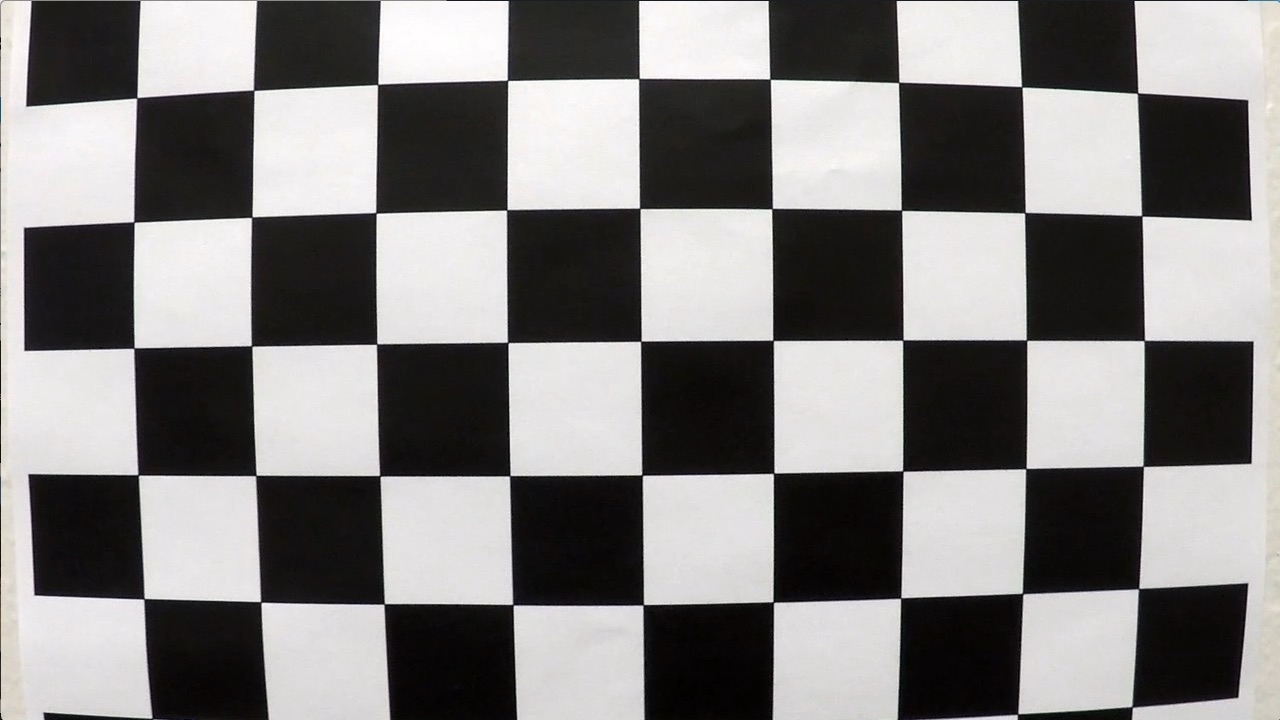
#> input picture camera_cal/calibration1.jpg, 1280 x 720 px; its folder holds only this picture in this run; the run also reads 1 picture not shown here
$ jupyter execute --allow-errors Advanced_Lane_Finding.ipynb   (shell and % lines are left out)   (older library calls are emulated)
#> lines starting #> are read from the running program, lines starting #| are printed output that depends on the picture; after the words box and inside, x2 and y2 are one past the last pixel; in counts of white or black regions, pixels touching at a corner belong together
Import required packages

[cell 1]
import numpy as np
import cv2
import matplotlib.pyplot as plt
import matplotlib.image as mpimg
import pickle
import glob

## Step 0. Load Images

[cell 2]
# Load Calibration Images
cal_images = []
cal_images_f = glob.glob('./camera_cal/calibration*.jpg') # Load 20 given images
for file in cal_images_f:
    cal_images.append(mpimg.imread(file))
    #cal_images.append(cv2.imread(file))

## Step 1. Camera Calibration

[cell 3]
def calibrate_cam(cal_imgs):
    # Arrays to store object and image pts
    nx = 9
    ny = 6
    TestChessDraw = False
    obj_pts = []
    img_pts = []
    # Perpare object points
    objp = np.zeros((ny*nx,3), np.float32)
    objp[:,:2] = np.mgrid[0:nx, 0:ny].T.reshape(-1,2)

    for img in cal_imgs:
        # convert to gray scale
        gray = cv2.cvtColor(img, cv2.COLOR_RGB2GRAY )

        #termination criteria
        criteria = (cv2.TERM_CRITERIA_EPS + cv2.TERM_CRITERIA_MAX_ITER, 30, 0.001)

        # Find chessboard corners
        ret, corners = cv2.findChessboardCorners(gray, (nx,ny), None)

        # If corners found, add object points and and image points

        if ret == True:
            obj_pts.append(objp)
            #corners2 = cv2.cornerSubPix(gray,corners,(11,11),(-1,-1),criteria)
            img_pts.append(corners)

            # Test First Image
            if TestChessDraw == True:
                chess_test_img = cv2.drawChessboardCorners(img, (8,6), corners, ret)
                plt.imshow(chess_test_img)
                TestChessDraw = False
#> this loop made 1 pass
#> (criteria, ret) on pass 1: ((3, 30, 0.001), False)
#> after the loop, TestChessDraw = False; img_pts = []; obj_pts = []
    # Get calibration parameters
    ret, mtx, dist, rvecs, tvecs = cv2.calibrateCamera(obj_pts, img_pts, gray.shape[::-1], None, None)
    return ret, mtx, dist, rvecs, tvecs

# Test calibration
#> (the rest of this cell did not finish here and is left out)

## Step 2. Undistort Images

[cell 4]
# Load Test Images
test_images = []
test_images_f = glob.glob('./test_images/test*.jpg')
for file in test_images_f:
    test_images.append(mpimg.imread(file))

TestOnImages = True
if TestOnImages:
    # Check just ten images
    f, axarr = plt.subplots(2, 6, figsize =(23,5))
    for ind, image in enumerate(test_images):
        axarr[0,ind].imshow(image)
        axarr[1,ind].imshow(undistort(image))
        axarr[0, ind].axis('off')
        axarr[1, ind].axis('off')
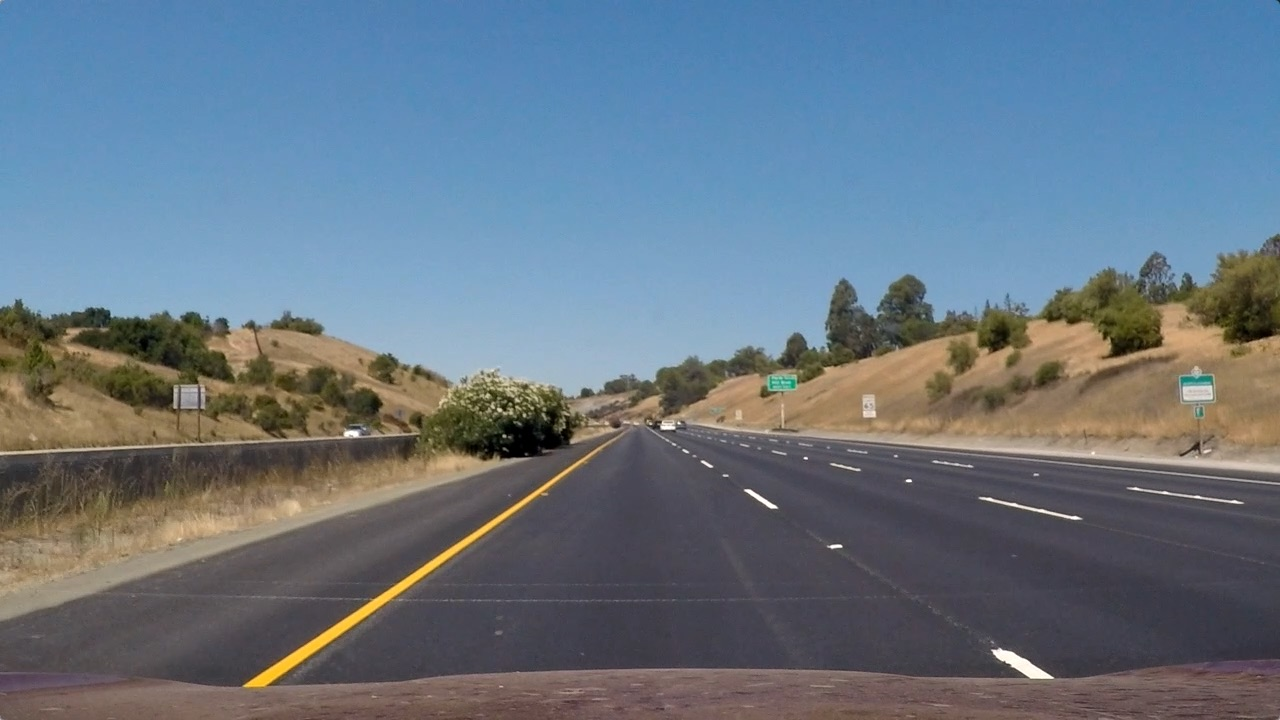
#> input picture test_images/straight_lines1.jpg, 1280 x 720 px

## Step 3. Color / Gradient Threshold

[cell 5]
def hls_select(img, chan = 's', thresh=(0, 255)):
#> called with chan = 's', thresh = (40, 255)
    hls = cv2.cvtColor(img, cv2.COLOR_RGB2HLS)
#> hls: shape (720, 1280, 3); mean of channels 0, 1, 2 85.5, 117, 67
#> img is the input picture: shape (720, 1280, 3); mean R, G, B 103.2, 117.7, 131.2
    if chan == 'h':
        channel = hls[:,:,0]
    elif chan == 'l':
        channel = hls[:,:,1]
    elif chan == 's':
        channel = hls[:,:,2]
    hls_binary = np.zeros_like(channel)
    hls_binary[(channel > thresh[0]) & (channel <= thresh[1])] = 1
    return hls_binary

# [55 lines left out: functions abs_sobel_thresh, mag_thresh, dir_threshold, not called in this run]

[cell 6]
TestOnHLSImages = True
#> (the rest of this cell did not finish here and is left out)

[cell 7]
TestOnSobelImages = True
#> (the rest of this cell did not finish here and is left out)

[cell 8]
TestOnSobelImages = True
#> (the rest of this cell did not finish here and is left out)

## Step 4. Perspective Transformation

[cell 9]
def wrap(img, src_cor, line_length):
    # Grab the image shape
#> called with line_length = 700
    img_size = (img.shape[1], img.shape[0])
    d1 = ((img.shape[1] - line_length)/2, line_length)
    d2 = ((img.shape[1] - line_length)/2, 0)
    d3 = ((img.shape[1] + line_length)/2, 0)
    d4 = ((img.shape[1] + line_length)/2, line_length)
    src = np.array(src_cor, np.float32)
    dst = np.array([d1, d2, d3, d4], np.float32)
    #Calculate the Perspective Transformation Matrix
    M = cv2.getPerspectiveTransform(src, dst)
    #
    warped = cv2.warpPerspective(img, M, img_size, flags=cv2.INTER_LINEAR)
    # Return the resulting image and matrix
    return warped, M

HLSThresholdL = 40
HLSThresholdH = 255
warpIMages =[]
warpIMages.append(mpimg.imread('./test_images/straight_lines1.jpg'))
warpIMages.append(hls_select(warpIMages[0], chan = 's', thresh=(HLSThresholdL,HLSThresholdH)))

src_cor = ((250,680),(592,450),(687,450),(1065,680))
line_length = 700
cv2.line(warpIMages[0],src_cor[0],src_cor[1],(255,0,0),1)
cv2.line(warpIMages[0],src_cor[1],src_cor[2],(255,0,0),1)
cv2.line(warpIMages[0],src_cor[2],src_cor[3],(255,0,0),1)
cv2.line(warpIMages[0],src_cor[3],src_cor[0],(255,0,0),1)

print('C. Testing Perspective Transformation')
titles = ['Original Straight Lines','Binary Original Straight e Lines', 'Warped', 'Binary Warped']
wrapedImg, M = wrap(warpIMages[0], src_cor, line_length)
#> M = [[-0.533, -1.48, 962], [-1.07e-15, -1.89, 849.7], [-8.66e-19, -0.00238, 1]]
wrapedImgGray, M = wrap(warpIMages[1], src_cor, line_length)
#> call 2 of wrap, with line_length = 700
#> in wrap (call 2), `warped = cv2.warpPerspective(img, M, img_size, flags=cv2.INTER_LINEAR)`:
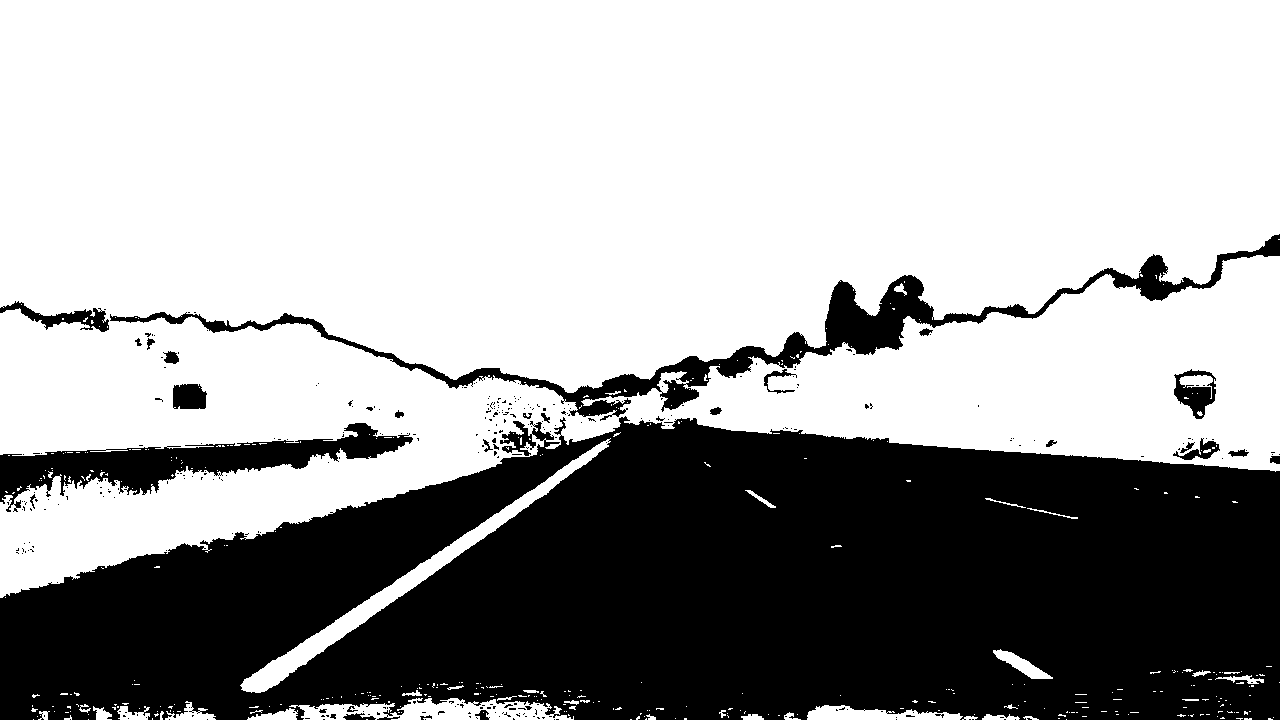
#> img: shape (720, 1280); values 0 (black) and 1 (white), 64.6% white; 318 black regions (290 under 20 px), largest, box (x1, y1, x2, y2) and area: (0, 416, 1280, 720) 292125, (110, 234, 1280, 421) 17244, (0, 423, 413, 512) 11575
warpIMages.append(wrapedImg)
warpIMages.append(wrapedImgGray)

f, axarr = plt.subplots(2, 2, figsize =(30,10))
indices = ((0,0),(1,0),(0,1),(1,1))
for ind, image in enumerate(warpIMages):
    axarr[indices[ind]].imshow(image, cmap = 'gray')
    axarr[indices[ind]].axis('off')
    axarr[indices[ind]].set_title(titles[ind])
#> this loop made 4 passes

## Step 5. Detect Lane Lines

[cell 10]
def findLane(warpedImg, VisualizeHist = True):
    # Take a histogram of the bottom half of the image
#> called with VisualizeHist = False
    histogram = np.sum(warpedImg[int(warpedImg.shape[0]/2):,:], axis=0)
#> histogram = 1280 values, max 346 at index 294, min 0 at index 0, mean 16.48
    # Create an output image to draw on and  visualize the result
    out_img = np.dstack((warpedImg, warpedImg, warpedImg))*255
#> out_img: shape (720, 1280, 3); 5.9% white; 124 white regions (106 under 20 px), largest, box (x1, y1, x2, y2) and area: (258, 0, 368, 705) 50316, (960, 449, 986, 519) 1288, (964, 218, 986, 280) 657
    # Find the peak of the left and right halves of the histogram
    # These will be the starting point for the left and right lines
    midpoint = np.int(histogram.shape[0]/2)
    leftx_base = np.argmax(histogram[:midpoint])
#> leftx_base = 294
    rightx_base = np.argmax(histogram[midpoint:]) + midpoint
#> rightx_base = 968

    # Choose the number of sliding windows
    nwindows = 9
    # Set height of windows
    window_height = np.int(warpedImg.shape[0]/nwindows)
    # Identify the x and y positions of all nonzero pixels in the image
    nonzero = warpedImg.nonzero()
#> nonzero = 54652 positions, rows 0 to 712, columns 0 to 1171
    nonzeroy = np.array(nonzero[0])
    nonzerox = np.array(nonzero[1])
    # Current positions to be updated for each window
    leftx_current = leftx_base
#> leftx_current = 294
    rightx_current = rightx_base
#> rightx_current = 968
    # Set the width of the windows +/- margin
    margin = 100
    # Set minimum number of pixels found to recenter window
    minpix = 50
    # Create empty lists to receive left and right lane pixel indices
    left_lane_inds = []
    right_lane_inds = []

    # Step through the windows one by one
    for window in range(nwindows):
        # Identify window boundaries in x and y (and right and left)
        win_y_low = warpedImg.shape[0] - (window+1)*window_height
        win_y_high = warpedImg.shape[0] - window*window_height
        win_xleft_low = leftx_current - margin
        win_xleft_high = leftx_current + margin
        win_xright_low = rightx_current - margin
        win_xright_high = rightx_current + margin
        # Draw the windows on the visualization image
        cv2.rectangle(out_img,(win_xleft_low,win_y_low),(win_xleft_high,win_y_high),(0,255,0), 2)
        cv2.rectangle(out_img,(win_xright_low,win_y_low),(win_xright_high,win_y_high),(0,255,0), 2)
        # Identify the nonzero pixels in x and y within the window
        good_left_inds = ((nonzeroy >= win_y_low) & (nonzeroy < win_y_high) & (nonzerox >= win_xleft_low) & (nonzerox < win_xleft_high)).nonzero()[0]
        good_right_inds = ((nonzeroy >= win_y_low) & (nonzeroy < win_y_high) & (nonzerox >= win_xright_low) & (nonzerox < win_xright_high)).nonzero()[0]
        # Append these indices to the lists
        left_lane_inds.append(good_left_inds)
        right_lane_inds.append(good_right_inds)
        # If you found > minpix pixels, recenter next window on their mean position
        if len(good_left_inds) > minpix:
            leftx_current = np.int(np.mean(nonzerox[good_left_inds]))
        if len(good_right_inds) > minpix:
            rightx_current = np.int(np.mean(nonzerox[good_right_inds]))
#> this loop made 9 passes
#> (win_xleft_low, win_xleft_high, win_xright_low, win_xright_high, leftx_current, rightx_current) on passes 1, 2, 3, 4, 6, 7: (194, 394, 868, 1068, 303, 961), (203, 403, 861, 1061, 307, 974), (207, 407, 874, 1074, 310, 971), (210, 410, 871, 1071, 313, 972), (211, 411, 872, 1072, 311, 972), (211, 411, 872, 1072, 312, 977)
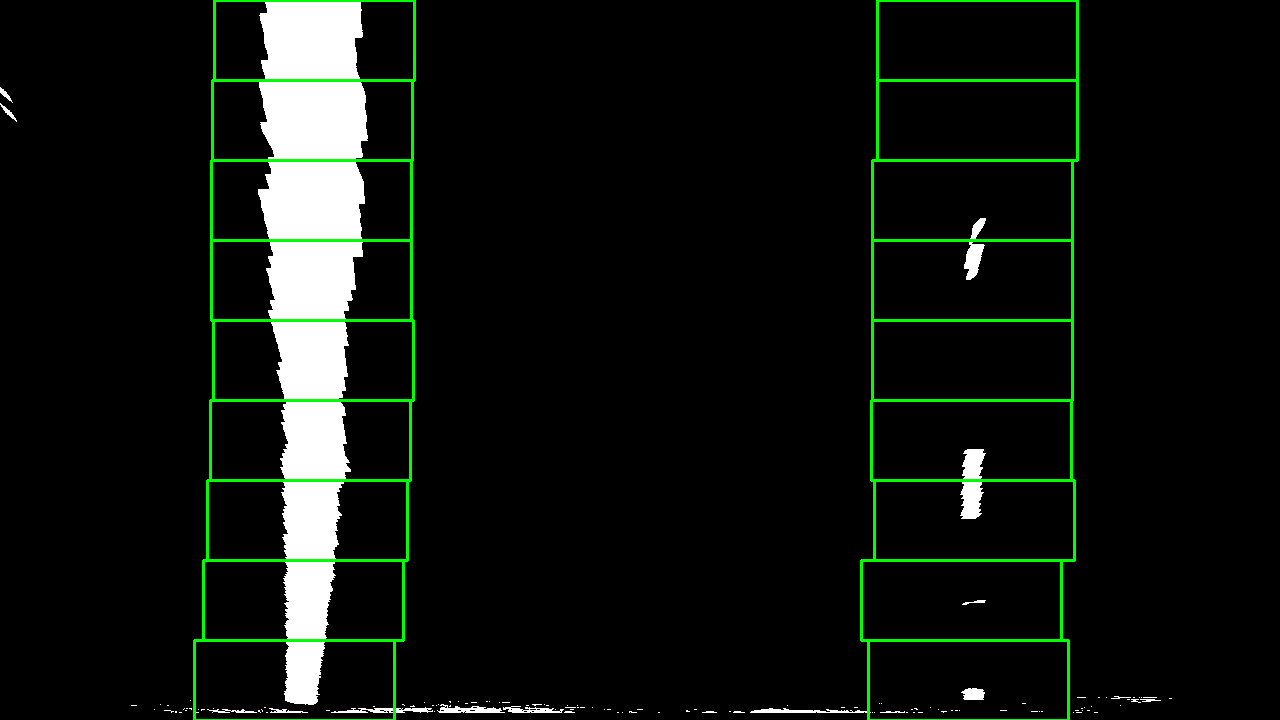
#> out_img: shape (720, 1280, 3); mean of channels 0, 1, 2 14.6, 20, 14.6; drawn as B, G, R
#> after the loop, left_lane_inds = 9 items; right_lane_inds = 9 items

    # Concatenate the arrays of indices
    left_lane_inds = np.concatenate(left_lane_inds)
    right_lane_inds = np.concatenate(right_lane_inds)
#> right_lane_inds = 2324 values, max 54640 at index 327, min 21428 at index 2151, mean 38751.7

    # Extract left and right line pixel positions
    leftx = nonzerox[left_lane_inds]
    lefty = nonzeroy[left_lane_inds]
    rightx = nonzerox[right_lane_inds]
#> rightx = 2324 values, max 1067 at index 261, min 868 at index 289, mean 971.1
    righty = nonzeroy[right_lane_inds]
#> righty = 2324 values, max 712 at index 289, min 218 at index 2151, mean 450.5

    # Fit a second order polynomial to each
    left_fit = np.polyfit(lefty, leftx, 2)
#> left_fit = [-4.15e-05, 0.0196, 310.9]
    right_fit = np.polyfit(righty, rightx, 2)
#> right_fit = [-9.06e-05, 0.0574, 965.5]

    # Generate x and y values for plotting

    ploty = np.linspace(0, warpedImg.shape[0]-1, warpedImg.shape[0] )
    left_fitx = left_fit[0]*ploty**2 + left_fit[1]*ploty + left_fit[2]
#> left_fitx = 720 values, max 313.2 at index 236, min 303.5 at index 719, mean 310.8
    right_fitx = right_fit[0]*ploty**2 + right_fit[1]*ploty + right_fit[2]
#> right_fitx = 720 values, max 974.6 at index 317, min 960 at index 719, mean 970.5

    out_img[nonzeroy[left_lane_inds], nonzerox[left_lane_inds]] = [255, 0, 0]
    out_img[nonzeroy[right_lane_inds], nonzerox[right_lane_inds]] = [0, 0, 255]
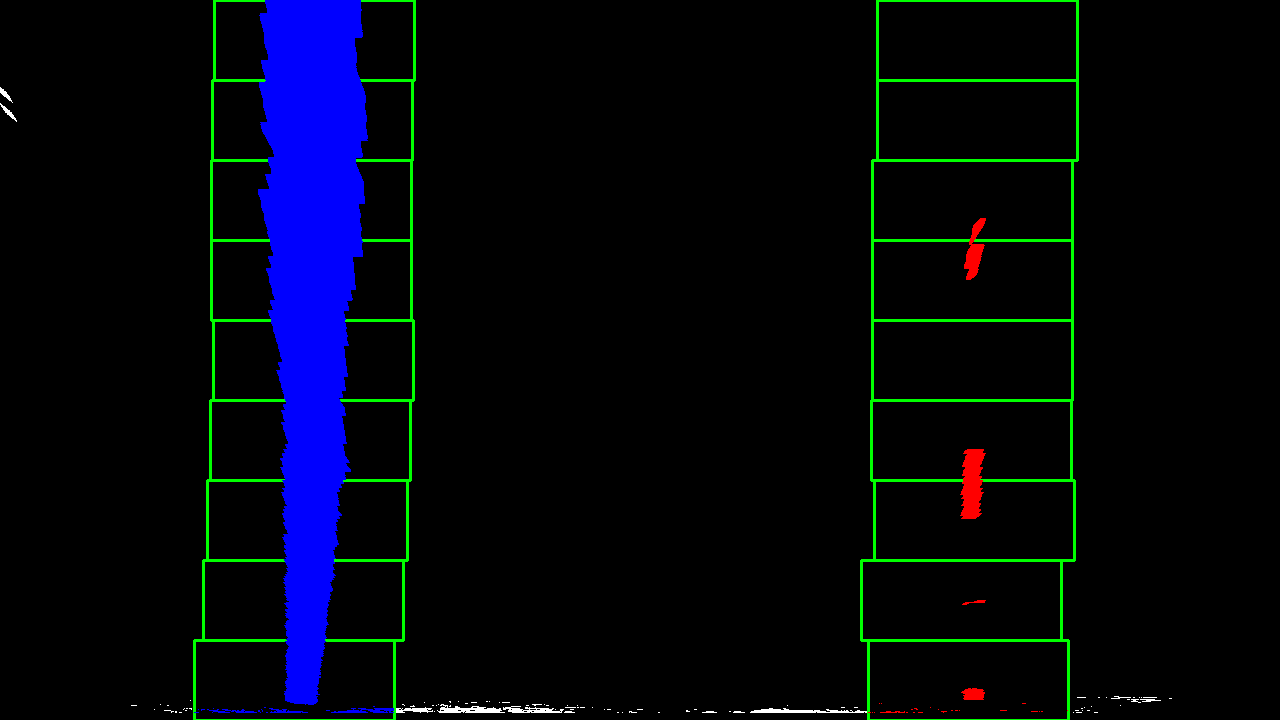
#> out_img: shape (720, 1280, 3); mean of channels 0, 1, 2 14.5, 5.3, 1.1; drawn as B, G, R
    if VisualizeHist:
        plt.imshow(out_img)
        plt.plot(left_fitx, ploty, color='yellow')
        plt.plot(right_fitx, ploty, color='yellow')
        plt.xlim(0, 1280)
        plt.ylim(720, 0)
    return out_img, left_fit, right_fit

def trackLane(img, left_fit, right_fit, VisualizeTrack = True):
    # Assume you now have a new warped binary image
    # from the next frame of video (also called "binary_warped")
    # It's now much easier to find line pixels!
    nonzero = img.nonzero()
    nonzeroy = np.array(nonzero[0])
    nonzerox = np.array(nonzero[1])
    margin = 100
    left_lane_inds = ((nonzerox > (left_fit[0]*(nonzeroy**2) + left_fit[1]*nonzeroy + left_fit[2] - margin)) & (nonzerox < (left_fit[0]*(nonzeroy**2) + left_fit[1]*nonzeroy + left_fit[2] + margin)))
    right_lane_inds = ((nonzerox > (right_fit[0]*(nonzeroy**2) + right_fit[1]*nonzeroy + right_fit[2] - margin)) & (nonzerox < (right_fit[0]*(nonzeroy**2) + right_fit[1]*nonzeroy + right_fit[2] + margin)))

    # Again, extract left and right line pixel positions
    leftx = nonzerox[left_lane_inds]
    lefty = nonzeroy[left_lane_inds]
    rightx = nonzerox[right_lane_inds]
    righty = nonzeroy[right_lane_inds]
    # Fit a second order polynomial to each
    left_fit = np.polyfit(lefty, leftx, 2)
    right_fit = np.polyfit(righty, rightx, 2)
    # Generate x and y values for plotting
    ploty = np.linspace(0, img.shape[0]-1, img.shape[0] )
    left_fitx = left_fit[0]*ploty**2 + left_fit[1]*ploty + left_fit[2]
    right_fitx = right_fit[0]*ploty**2 + right_fit[1]*ploty + right_fit[2]

    # Create an image to draw on and an image to show the selection window
    out_img = np.dstack((img, img, img))*255
    window_img = np.zeros_like(out_img)
    # Color in left and right line pixels
    out_img[nonzeroy[left_lane_inds], nonzerox[left_lane_inds]] = [255, 0, 0]
    out_img[nonzeroy[right_lane_inds], nonzerox[right_lane_inds]] = [0, 0, 255]

    # Generate a polygon to illustrate the search window area
    # And recast the x and y points into usable format for cv2.fillPoly()
    left_line_window1 = np.array([np.transpose(np.vstack([left_fitx-margin, ploty]))])
    left_line_window2 = np.array([np.flipud(np.transpose(np.vstack([left_fitx+margin, ploty])))])
    left_line_pts = np.hstack((left_line_window1, left_line_window2))
    right_line_window1 = np.array([np.transpose(np.vstack([right_fitx-margin, ploty]))])
    right_line_window2 = np.array([np.flipud(np.transpose(np.vstack([right_fitx+margin, ploty])))])
    right_line_pts = np.hstack((right_line_window1, right_line_window2))

    # Draw the lane onto the warped blank image
    cv2.fillPoly(window_img, np.int_([left_line_pts]), (0,255, 0))
    cv2.fillPoly(window_img, np.int_([right_line_pts]), (0,255, 0))
    result = cv2.addWeighted(out_img, 1, window_img, 0.3, 0)
    if VisualizeTrack:
        plt.imshow(result)
        plt.plot(left_fitx, ploty, color='yellow')
        plt.plot(right_fitx, ploty, color='yellow')
        plt.xlim(0, 1280)
        plt.ylim(720, 0)
    return result, left_line_pts, right_line_pts

[cell 11]
# Test Line Finding
# [9 lines left out: function scale, not called in this run]
laneTestImage = mpimg.imread('./test_images/straight_lines1.jpg')
laneTestImage = hls_select(laneTestImage, chan = 's', thresh=(HLSThresholdL,HLSThresholdH))
laneTestImage, M = wrap(laneTestImage, src_cor, line_length)
laneImage, left_fit, right_fit = findLane(laneTestImage, False)
#> left_fit = [-4.15e-05, 0.0196, 310.9]; right_fit = [-9.06e-05, 0.0574, 965.5]
fig = plt.figure(figsize=(20, 6))
fig.suptitle('Test Lane Finding')
plt.subplot(1,2,1)
plt.imshow(laneTestImage, cmap ='gray')
plt.axis('off')
plt.subplot(1,2,2)
plt.imshow(laneImage)
plt.axis('off')

trackTestImage = mpimg.imread('./test_images/straight_lines2.jpg')
#> (the rest of the program and of its run is left out)
